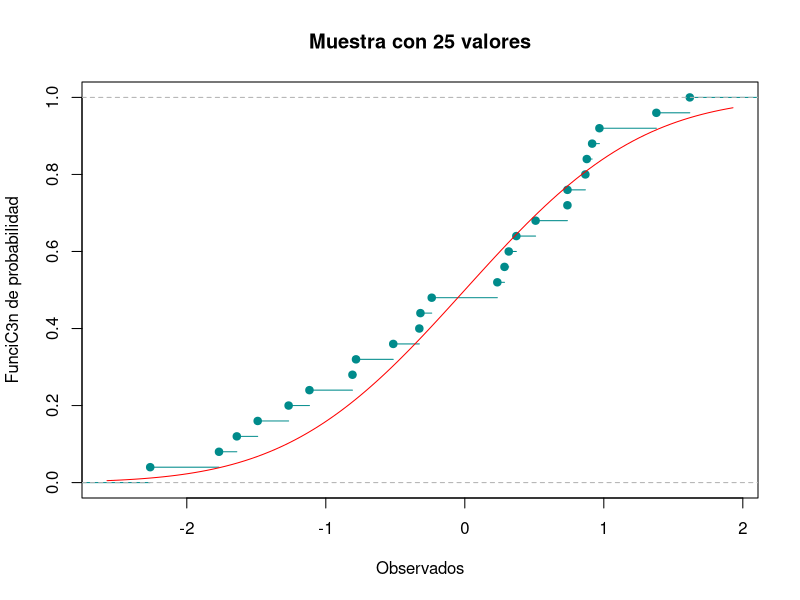
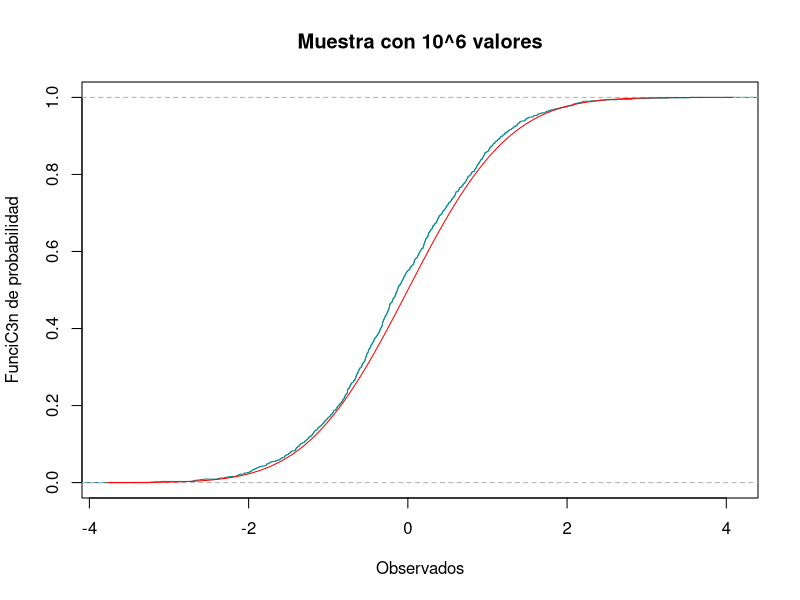
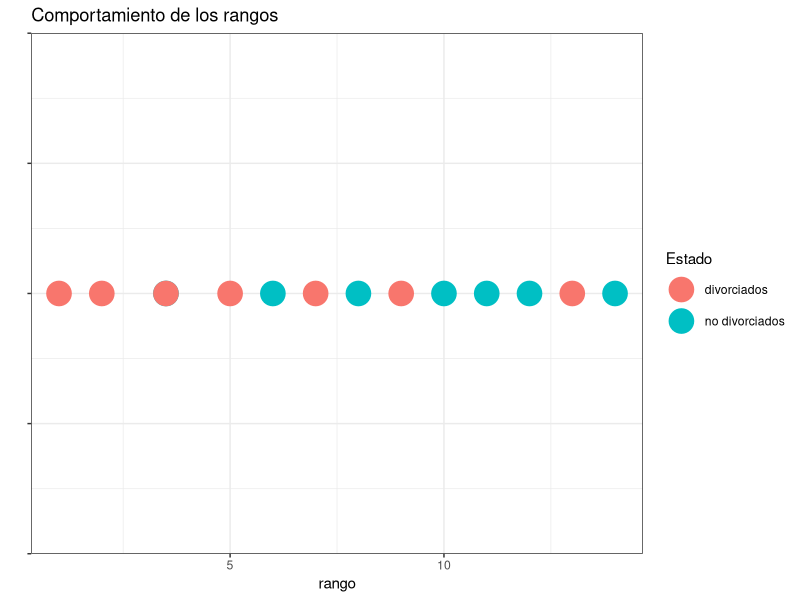
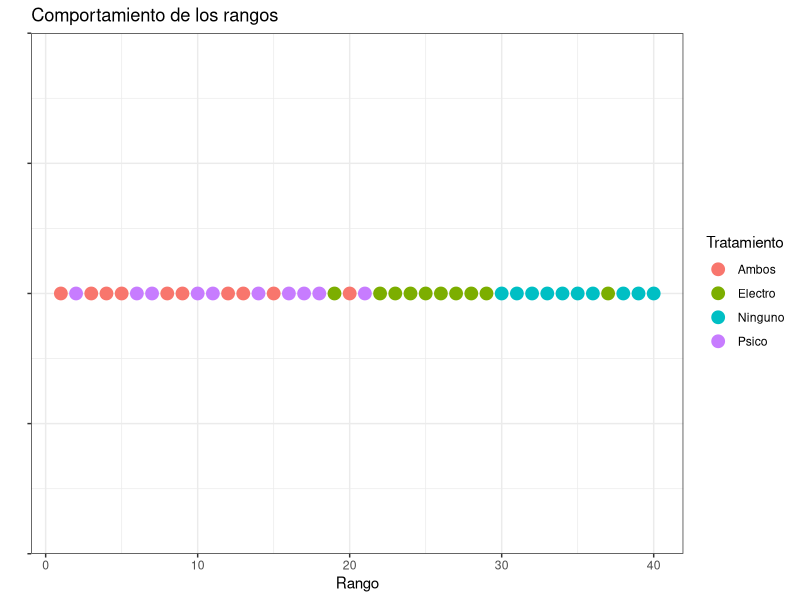
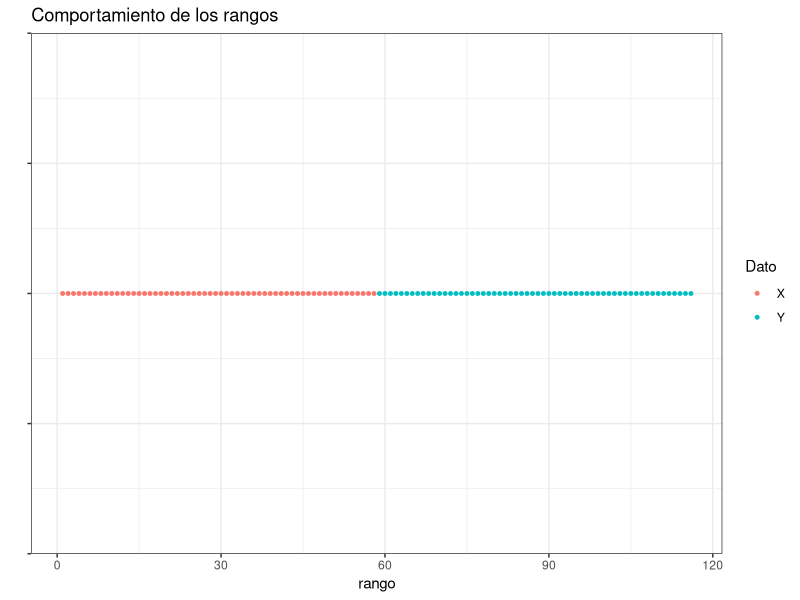

Source code (R) for these figures, in order:
## ---- chunk 1
knitr::opts_chunk$set(echo = TRUE)
 
## ---- chunk 2
library(nortest)
library(dplyr)
library(ggplot2)
## ---- chunk 3
Dirty_data=c(0.2513, 0.2566, 0.3459, 0.6379, 2.0505, 1.803, 2.1906,
             1.5299, 0.35005, 0.3128, 1.2726, 2.3674, 2.3214, 2.4373, 0.6548)
Data=sort(Dirty_data)
## ---- chunk 4
Data
## ---- chunk 5
S2<-function(x){
  mean_aux=mean(x)
  n_aux=length(x)
  s2=0
  for (i in x){
    s2=s2+(i-mean_aux)^2
  }
  s2=s2/(n_aux-1)
  return(s2)
}

## ---- chunk 6
mean_est=mean(Data)
S2_est=S2(Data)
n=length(Data)

## ---- chunk 7
mean_est
S2_est
n
## ---- chunk 8
f_emp=ecdf(Data)
f_n=f_emp(Data)
f_r=f_n-(1/n) 
## ---- chunk 9
Z=(Data-mean_est)/sqrt(S2_est)
## ---- chunk 10
Z
## ---- chunk 11
Probas=pnorm(Z)
## ---- chunk 12
Probas
## ---- chunk 13
Di_p=f_n  -Probas
Di_n= Probas - f_r
## ---- chunk 14
Visual=data.frame(Dirty_data,Data,Z,Probas,Di_p,Di_n)
## ---- chunk 15
Visual
## ---- chunk 16
D_p=max(Di_p)
D_n=max(Di_n)
## ---- chunk 17
D_p
D_n
## ---- chunk 18
Dn=max(D_p,D_n)
## ---- chunk 19
Dn
## ---- chunk 20
conf=0.90
alpha=1-conf
## ---- chunk 21
Est=0.2016
Rechazamos_H0=Dn>Est

## ---- chunk 22
Rechazamos_H0
## ---- chunk 23
p_value=lillie.test(Data)[[2]]

Rechazamos_p_value=p_value<alpha
## ---- chunk 24
p_value
Rechazamos_p_value
## ---- chunk 25
ProbasB=plnorm(Data) 
## ---- chunk 26
ProbasB
## ---- chunk 27
Di_pB=(f_n-ProbasB)
Di_nB=(ProbasB-f_r)

## ---- chunk 28
D_pB=max(Di_pB)
#Calculamos D-
D_nB=max(Di_nB)
## ---- chunk 29
DnB=max(D_pB,D_nB)
## ---- chunk 30
DnB
## ---- chunk 31
alphaB=0.01
confB=1-alpha
## ---- chunk 32
EstB=0.40420

Rechazamos_H0B=DnB>EstB

## ---- chunk 33
Rechazamos_H0B
## ---- chunk 34
p_valueB=ks.test(Data,plnorm,0,1)[[2]]

Rechazamos_p_valueB=p_valueB<alphaB
## ---- chunk 35
p_valueB
Rechazamos_p_valueB
## ---- chunk 36
intervalos <- c( "Menos de 1 semana","1<= x <2" , "2<= x <3","3<= x <4","4<= x <5","5<= x <6","6<= x <7","7<= x <8","MC!s de 8 semanas")
oi <- c(64,195,287,241,140,51,25,4,1)

tabla <- data.frame(oi,row.names = intervalos )
tabla

## ---- chunk 37
k=sum(oi)
print(k)
## ---- chunk 38
p=0.25
n=10
## ---- chunk 39
length(oi)

## ---- chunk 40
oi=c(64,195,287,241,140,51,25,4,1)
## ---- chunk 41
Probas_ejercicio4=list()
for (i in 0:8){
  if(i==8){
    Probas_ejercicio4[i+1]=pbinom(i-1,n,p,lower.tail = FALSE)
  }else{
    Probas_ejercicio4[i+1]=dbinom(i,n,p)
  }
}
Probas_ejercicio4=unlist(Probas_ejercicio4)
print(Probas_ejercicio4)

## ---- chunk 42
sum(Probas_ejercicio4)
## ---- chunk 43
ei= Probas_ejercicio4 * k 
print(ei)
## ---- chunk 44
Tabla_ji = data.frame("ci"=0:8, "oi"=oi,"pi"= Probas_ejercicio4,"ei"=ei)
print(Tabla_ji)
## ---- chunk 45
EstJi=0 
for (i in 1:9){
  EstJi=EstJi+(((oi[i]) - (ei[i]))^2)/(ei[i])
}
print(EstJi)
## ---- chunk 46
alpha_ejercicio4=0.01
conf_ejercicio4= 1- alpha_ejercicio4
## ---- chunk 47
v= length(Probas_ejercicio4) -1
print(v)
## ---- chunk 48
valor_critico=qchisq(conf_ejercicio4,df=v,lower.tail = TRUE)
## ---- chunk 49
Rechazamos_H0_p4=EstJi>valor_critico
print(Rechazamos_H0_p4)
## ---- chunk 50
p_value_p4=chisq.test(x=oi,p=Probas_ejercicio4)[[3]]
Rechazamos_p_value_p4=alpha_ejercicio4>p_value_p4
print(Rechazamos_p_value_p4)
## ---- chunk 51
set.seed(2019)
## ---- chunk 52
x_data=rnorm(25,mean=0,sd=1)
print(x_data)
## ---- chunk 53
f_empi=ecdf(x_data)
plot(f_empi, xlab="Observados", ylab="FunciC3n de probabilidad", 
     main="Muestra con 25 valores", col="darkcyan")
curve(pnorm(x), add=TRUE, col="red")
## ---- chunk 54
set.seed(2019)
## ---- chunk 55
x_dataM = rnorm(10^3)
## ---- chunk 56
f_empiM = ecdf(x_dataM)
## ---- chunk 57
plot(f_empiM, xlab="Observados", ylab="FunciC3n de probabilidad", 
     main="Muestra con 10^6 valores", col="darkcyan")
curve(pnorm(x), add=TRUE, col="red")
## ---- chunk 58
x_data_ord=sort(x_data)
f_empi_norm=f_empi(x_data_ord)
## ---- chunk 59
f_empi_des=f_empi_norm - (1/25)
## ---- chunk 60
probras_data = pnorm(x_data_ord)

## ---- chunk 61
D_data_norm = f_empi_norm - probras_data
D_data_max = max(D_data_norm)
print(D_data_max)
## ---- chunk 62
D_data_des = probras_data - f_empi_des
D_data_des_max = max(D_data_des)
print(D_data_des_max)
## ---- chunk 63
D_max= max(D_data_max,D_data_des_max)
print(D_max)
## ---- chunk 64
valores_25=data.frame(x_data,x_data_ord,probras_data,D_data_norm,D_data_des)
## ---- chunk 65
print(head(valores_25))
print(tail(valores_25))
## ---- chunk 66
x_dataM_ord = sort(x_dataM)
f_empi_M= f_empiM(x_dataM_ord)
## ---- chunk 67
f_empi_M_des = f_empi_M - (1/(10^3))
## ---- chunk 68
probas_dataM = pnorm(x_dataM_ord)
## ---- chunk 69
D_dataM_norm = f_empi_M - probas_dataM
D_dataM_norm_max = max(D_dataM_norm)
print(D_dataM_norm_max)
## ---- chunk 70
D_dataM_des = probas_dataM - f_empi_M_des
D_dataM_des_max = max(D_dataM_des)
print(D_data_des_max)

## ---- chunk 71
D_maxM = max(D_dataM_norm_max, D_data_des_max)
print(D_data_des_max)
## ---- chunk 72
valores_M=data.frame(x_dataM,x_dataM_ord,probas_dataM,D_dataM_norm,D_dataM_des)
## ---- chunk 73
print(head(valores_M))
print(tail(valores_M))
## ---- chunk 74
Microestado<-c(35,12)
Pais_pequenio<-c(31,15)
Pais_mediano<-c(28,18)
Pais_grande<-c(26,26)
## ---- chunk 75
Tabla_pais<-data.frame(Microestado,Pais_pequenio,Pais_mediano,Pais_grande,
                  row.names = c('Tasa<=2.7','Tasa>2.7'))
print(Tabla_pais)
## ---- chunk 76
alpha_pais=0.05
suma_renglones=rowSums(Tabla_pais)
suma_columnas=colSums(Tabla_pais)
n_pais=sum(suma_columnas)
aux=suma_renglones*suma_columnas
e1j=list()
e2j=list()
for (i in 1:2){
  for(j in 1:4){
    if (i==1){
      e1j[j]=(suma_columnas[j]*suma_renglones[i])/n_pais
    }else{
      e2j[j]=(suma_columnas[j]*suma_renglones[i])/n_pais
    }
  }
}
e1j=unlist(e1j)
e2j=unlist(e2j)
Est_pais<-0
Matriz<-data.matrix(Tabla_pais)
for (i in 1:2){
  for(j in 1:4){
    if (i==1){
      Est_pais=Est_pais+((Matriz[1,j]-e1j[j])^2)/e1j[j]
    }else{
      Est_pais=Est_pais+((Matriz[2,j]-e2j[j])^2)/e2j[j]
    }
  }
}
v=(4-1)*(2-1)
critico_pais1=qchisq(1-alpha_pais,df=v)
Rechazamos_H0_pais1=Est_pais>critico_pais1
 
print(Rechazamos_H0_pais1)


## ---- chunk 77
Contingencia=sqrt(Est_pais/(Est_pais+n_pais))
## ---- chunk 78
p_value_pais=pchisq(Est_pais,df=v,lower.tail = FALSE)
Rechazamos_H0_p_value_pais=p_value_pais<alpha_pais
print(p_value_pais)
print(Rechazamos_H0_p_value_pais)
## ---- chunk 79
esperados_completo=c(cbind(e1j,e2j))
probas_pais=esperados_completo/n_pais
vector_obs=as.vector(t(Tabla_pais))
v_chi=8-1
critico_chi=qchisq(1-alpha_pais,df=v_chi)
Rechazamos_H0_chi_pais=Est_pais>critico_chi
p_value_chi_pais=pchisq(Est_pais,df=v_chi,lower.tail = FALSE)
Rechazamos_H0_p_value_chi_pais=p_value_chi_pais<alpha_pais
p_value_pais2=chisq.test(x=vector_obs,p=probas_pais)

print(p_value_pais2)
print(Rechazamos_H0_p_value_chi_pais)

## ---- chunk 80
library(dplyr)
porcentaje=c(23,24,12,12,7,18,8,35,11)
hispanos=c(6.6,4.1,2.1,1.5,0.8,0.6,0.6,0.5,0.4)
## ---- chunk 81
paises<-data.frame(hispanos,porcentaje)
paises
## ---- chunk 82
paises$R_x = rank(paises$hispanos)
paises$R_y=rank(paises$porcentaje)
print(paises)
## ---- chunk 83
paises$diff_c = (paises$R_x - paises$R_y)^2 
estadistica= sum(paises$diff_c)
n_tamanio=length(paises$porcentaje)
## ---- chunk 84

rho_Spearman = 1 - (6 * estadistica ) / (n_tamanio*(n_tamanio^2 -1 ) )
print(rho_Spearman)
## ---- chunk 85
alpha_spear= 0.05
conf_spear = 1- alpha_spear 
## ---- chunk 86
Rechazamos_H0_spear=rho_Spearman>0.6
print(Rechazamos_H0_spear)
## ---- chunk 87
test_spear=cor.test(porcentaje, hispanos,method="spearman",alternative="greater")
p_value=test_spear$p.value
print(p_value)
## ---- chunk 88
test_ken=cor.test(hispanos, porcentaje,method="kendall",alternative="greater",exact = NULL)
print(test_ken$p.value)
## ---- chunk 89
library(ggplot2)
nodivorciados=c(80, 72, 99 ,82 ,62 ,50 ,85)
divorciados= c(60, 70, 88, 75, 42, 30, 50)
## ---- chunk 90
n_tamanio_muestra=length(nodivorciados)

## ---- chunk 91
datos_div = data.frame(Estado =rep(c("no divorciados", "divorciados"), 
                              each = n_tamanio_muestra),
                              Promedio= c(nodivorciados, divorciados))
print(datos_div)

## ---- chunk 92
datos_div$rango=rank(datos_div$Promedio)
print(datos_div)
## ---- chunk 93
suma_rango<-datos_div %>% group_by(Estado) %>% summarise(suma_rango = sum(rango))
rango_div<-suma_rango$suma_rango[1]
rango_nodiv<-suma_rango$suma_rango[2]
print(suma_rango)
## ---- chunk 94
ggplot(data = datos_div , aes(x = rango , y=0)) + 
  geom_point(aes(colour = Estado), size = 8) + 
  ggtitle("Comportamiento de los rangos")+ ylab("") + 
  xlab("rango") +theme_bw() + theme(axis.text.y = element_blank())

## ---- chunk 95
factor_us= n_tamanio_muestra*n_tamanio_muestra+(n_tamanio_muestra*(n_tamanio_muestra+1))/2

## ---- chunk 96
U_div=factor_us - rango_div
U_nd=factor_us - rango_nodiv
print(U_div)
print(U_nd)
## ---- chunk 97
U_est= min(U_div,U_nd)

## ---- chunk 98
mu_div = (n_tamanio_muestra^2)/2
sigma_div = (n_tamanio_muestra^2 / 12 )*(n_tamanio_muestra+n_tamanio_muestra+1)

## ---- chunk 99
alpha_div = 0.05
z_izq=qnorm(alpha_div/2,mean=mu_div,sd=sqrt(sigma_div))
z_der=qnorm(1-alpha_div/2,mean=mu_div,sd=sqrt(sigma_div))
print(z_izq)
print(z_der)
## ---- chunk 100
Rechazamos_H0_div=(U_est < z_izq || U_est > z_der)
print(Rechazamos_H0_div)
## ---- chunk 101
prueba_wilcox = wilcox.test(divorciados, nodivorciados, paired=FALSE)
print(prueba_wilcox$p.value)

## ---- chunk 102
tasa_muerte<-c(83,74,71,65,62,52,47,48,42,43,38)
anio<-c(1959,1960,1961,1962,1963,1964,1965,1966,1967,1968,1969) 
premios<-c(277,318,382,441,486,597,750,738,849,932,976)
Datos_tuber<-data.frame(anio,premios,tasa_muerte)
print(Datos_tuber)
## ---- chunk 103
Datos_tuber$R_x=rank(Datos_tuber$premios)
Datos_tuber$R_y=rank(Datos_tuber$tasa_muerte)
Datos_tuber$Dif_cuadrada=(Datos_tuber$R_x-Datos_tuber$R_y)^2
Est_tuber<-Datos_tuber %>% summarize(Estadistica_t=sum(Dif_cuadrada))
Est<-unlist(Est_tuber)
n_tuber=length(tasa_muerte)
print(Datos_tuber)

## ---- chunk 104
rho_tuber=(1-(6*Est_tuber)/(n_tuber*(n_tuber^2 -1)))
Rechazamos_H0_tuber=rho_tuber<0.536
print(Rechazamos_H0_tuber)

## ---- chunk 105
test_tuber = cor.test(tasa_muerte, premios,method="spearman",alternative="less")
p_value_tuber=test_tuber$p.value
print(p_value_tuber)

## ---- chunk 106
kendall_tuber=cor.test(premios,tasa_muerte,method="kendall",alternative="less",exact = NULL)
p_value_ken_tuber = kendall_tuber$p.value
print(p_value_ken_tuber)

## ---- chunk 107
Electro<-c(19,22,25,24,29,26,37,23,27,28)
Psico<-c(14,21,2,6,10,16,17,11,18,7)
Ambos<-c(12,1,5,8,4,13,9,15,3,20)
Ninguno<-c(38,39,40,30,31,32,33,36,34,35)

## ---- chunk 108
m_categorias=4
k_total=40
n_pacientes = 10

## ---- chunk 109

DataVisual_pacientes<-data.frame(Electro,Psico,Ambos,Ninguno)
Data_pacientes<- data.frame(Tratamiento =rep(c("Electro","Psico",'Ambos','Ninguno'), each = n_pacientes), Rango =c(Electro,Psico,Ambos,Ninguno))
print(DataVisual_pacientes)
print(Data_pacientes)

## ---- chunk 110
plot_pacientes=ggplot(data = Data_pacientes , aes(x = Rango , y=0)) + geom_point(aes(colour = Tratamiento), size = 4) + 
  ggtitle("Comportamiento de los rangos")+ ylab("") + xlab("Rango") +  theme_bw() +
  theme(axis.text.y = element_blank())
print(plot_pacientes)

## ---- chunk 111
Suma_rangos= Data_pacientes %>%
  group_by(Tratamiento) %>%
  summarize(suma_rangos=sum(Rango))
print(Suma_rangos)
## ---- chunk 112
Est_pacientes=(12/(k_total*(k_total+1)))*sum(unlist(lapply(Suma_rangos$suma_rangos,function(x){(x^2)/10})))-3*(k_total+1)
print(Est_pacientes)

## ---- chunk 113
alpha_pacientes =0.05
v=m_categorias-1
valor_critico_pacientes=qchisq(1-alpha_pacientes,df=v)
Rechazamos_H0_pacientes=Est>valor_critico_pacientes
print(Rechazamos_H0_pacientes)
## ---- chunk 114
Datos_R1<-read.csv('pregunta1.csv')
n_R1<-1000
Xi_R1<-unlist(Datos_R1$Xi)
Yi_R1<-unlist(Datos_R1$Yi)
sd_Xi_R1<-sqrt((sum((Xi_R1-mean(Xi_R1))^2))/(n_R1))
sd_Yi_R1<-sqrt((sum((Yi_R1-mean(Yi_R1))^2))/(n_R1))
cov_R1<-sum((Xi_R1-mean(Xi_R1))*(Yi_R1-mean(Yi_R1)))/(n_R1)
pearson_R1<-cov_R1/(sd_Xi_R1*sd_Yi_R1)

alpha_R1=0.05
Datos_R1$R_x_R1<-rank(Datos_R1$Xi)
Datos_R1$R_y_R1<-rank(Datos_R1$Yi)
Datos_R1$Dif_cuadrada_R1<-(Datos_R1$R_x_R1-Datos_R1$R_y_R1)^2
Est_R1<-Datos_R1 %>%
summarize(Estadistica=sum(Dif_cuadrada_R1))
Est_R1<-unlist(Est_R1)
n_R1=length(Yi_R1)
## ---- chunk 115
rho_se_R1<-1-(6*Est_R1)/(n_R1*(n_R1^2-1))
Rechazamos_H0se_R1<-rho_se_R1>0.6

test_R1<-cor.test(Yi_R1, Xi_R1,method="spearman",alternative="greater")
p_value_R1=test_R1$p.value

Rechazamos_H0se_p_value_R1=p_value_R1<alpha_R1
## ---- chunk 116
DatosK_R1<-(data.frame(Xi_R1,Yi_R1))
DatosK_R1<-DatosK_R1[order(Xi_R1,Yi_R1),]
ordenados_Yi_R1<-unlist(DatosK_R1$Yi_R1)
ordenados_Xi_R1<-unlist(DatosK_R1$Xi_R1)
concordantes_debajo_R1=list()
discordantes_debajo_R1=list()
for (i in 1:n_R1){
  counter_c=0
  counter_d=0
  for (j in i:n_R1){
    if (ordenados_Xi_R1[[i]]==ordenados_Xi_R1[[j]]){
      next
    }else{
      M=(ordenados_Yi_R1[[j]]-ordenados_Yi_R1[[i]])/(ordenados_Xi_R1[[j]]-ordenados_Xi_R1[[i]])
      if(M>0){
        counter_c=counter_c+1
      } else if(M<0){
        counter_d=counter_d+1
      }else if(M==0){
        counter_d=counter_d+0.5
        counter_c=counter_c+0.5
      }
    }
    concordantes_debajo_R1[i]=counter_c
    discordantes_debajo_R1[i]=counter_d
  }
}
concordantes_debajo_R1[n_R1]=0
discordantes_debajo_R1[n_R1]=0
concordantes_debajo_R1=unlist(concordantes_debajo_R1)
discordantes_debajo_R1=unlist(discordantes_debajo_R1)
N_c_R1=sum(concordantes_debajo_R1)
N_d_R1=sum(discordantes_debajo_R1)
DatosK_F_Visual_R1<-data.frame(ordenados_Xi_R1,ordenados_Yi_R1,concordantes_debajo_R1,
                            discordantes_debajo_R1)

T_Kendall_R1=N_c_R1-N_d_R1
## ---- chunk 117
tau_R1=T_Kendall_R1/((n_R1*(n_R1-1))/2)
tau2_R1=(N_c_R1-N_d_R1)/(N_c_R1+N_d_R1)
## ---- chunk 118
w_p_R1=qnorm(1-alpha_R1)*(sqrt((2*(2*n_R1+5)))/(3*sqrt(n_R1*(n_R1-1))))
Rechazamos_Kendall_tau_R1=tau_R1>w_p_R1
p_value_kendall_tau_R1=pnorm(tau_R1,sd=(sqrt((2*(2*n_R1+5)))/(3*sqrt(n_R1*(n_R1-1)))),
                          lower.tail = FALSE)
rechazamos_H0_kendall_p_value_R1=p_value_kendall_tau_R1<alpha_R1
p_value_kendall_tau2_R1=pnorm(tau2_R1,sd=(sqrt((2*(2*n_R1+5)))/(3*sqrt(n_R1*(n_R1-1)))),
                           lower.tail = FALSE)
rechazamos_H0_kendall_p_value2_R1=p_value_kendall_tau2_R1<alpha_R1
## ---- chunk 119
cor.test(Xi_R1, Yi_R1,method="kendall",alternative="greater",exact = NULL)

## ---- chunk 120
DAtosK_R2<-read.csv('pregunta2.csv')
alpha_R2=0.5
Xi_R2<-unlist(DAtosK_R2$Xi)
Yi_R2<-unlist(DAtosK_R2$Yi)
DAtosK_R2<-DAtosK_R2[order(Xi_R2,Yi_R2),]
ordenados_Yi_R2<-unlist(DAtosK_R2$Yi)
ordenados_Xi_R2<-unlist(DAtosK_R2$Xi)
concordantes_debajo_R2=list()
discordantes_debajo_R2=list()
n_R2=length(ordenados_Xi_R2)
empates_R2=list()
for (i in 1:n_R2){
  counter_c=0
  counter_d=0
  counter_e=0
  for (j in i:n_R2){
    if (ordenados_Xi_R2[[i]]==ordenados_Xi_R2[[j]]){
      next
    }else{
      M=(ordenados_Yi_R2[[j]]-ordenados_Yi_R2[[i]])/(ordenados_Xi_R2[[j]]-ordenados_Xi_R2[[i]])
      if(M>0){
        counter_c=counter_c+1
      } else if(M<0){
        counter_d=counter_d+1
      }else if(M==0){
        counter_d=counter_d+0.5
        counter_c=counter_c+0.5
        counter_e=counter_e+1
      }
    }
    concordantes_debajo_R2[i]=counter_c
    discordantes_debajo_R2[i]=counter_d
    empates_R2[i]=counter_e
  }
}
concordantes_debajo_R2[n_R2]=0
discordantes_debajo_R2[n_R2]=0
empates_R2[n_R2]=0
concordantes_debajo_R2=unlist(concordantes_debajo_R2)
discordantes_debajo_R2=unlist(discordantes_debajo_R2)
N_c_R2=sum(concordantes_debajo_R2)
N_d_R2=sum(discordantes_debajo_R2)
DatosK_F_Visual_R2<-data.frame(ordenados_Xi_R2,ordenados_Yi_R2,concordantes_debajo_R2,
                            discordantes_debajo_R2)
T_Kendall_R2=N_c_R2-N_d_R2
## ---- chunk 121
tau_R2=T_Kendall_R2/((n_R2*(n_R2-1))/2)
tau2_R2=(N_c_R2-N_d_R2)/(N_c_R2+N_d_R2)
## ---- chunk 122
w_p_R2=qnorm(1-alpha_R2)*(sqrt((2*(2*n_R2+5)))/(3*sqrt(n_R2*(n_R2-1))))
Rechazamos_Kendall_tau_R2=tau_R2>w_p_R2
p_value_kendall_tau_R2=pnorm(tau_R2,sd=(sqrt((2*(2*n_R2+5)))/(3*sqrt(n_R2*(n_R2-1)))),
                          lower.tail = FALSE)
rechazamos_H0_kendall_p_value_R2=p_value_kendall_tau_R2<alpha_R2
p_value_kendall_tau2_R2=pnorm(tau2_R2,sd=(sqrt((2*(2*n_R2+5)))/(3*sqrt(n_R2*(n_R2-1)))),
                           lower.tail = FALSE)
rechazamos_H0_kendall_p_value2_R2=p_value_kendall_tau2_R2<alpha_R2
## ---- chunk 123
cor.test(ordenados_Xi_R2, ordenados_Yi_R2,method="kendall",alternative="greater",exact = NULL)
## ---- chunk 124
library(ggplot2)
library(dplyr)

Data_In<-read.csv('pregunta3.csv')
alpha_R3=0.05
X_R3<-unlist(Data_In$X[!is.na(Data_In$X)])
Y_R3<-unlist(Data_In$Y)
n1_R3=length(X_R3)
n2_R3=length(Y_R3)
N_R3=n1_R3+n2_R3
Data_R3 = data.frame(Dato =c(rep("X",each = n1_R3),rep("Y",each = n2_R3)),
                  Valor= c(X_R3, Y_R3))
Data_R3$rango=rank(Data_R3$Valor)
print(Data_R3)
suma_rango_R3<-Data_R3 %>% group_by(Dato) %>% summarise(suma_rango_R3 = sum(rango))
## ---- chunk 125
ggplot(data = Data_R3 , aes(x = rango , y=0)) + 
  geom_point(aes(colour = Dato), size = 1) + 
  ggtitle("Comportamiento de los rangos")+ ylab("") + 
  xlab("rango") +theme_bw() + theme(axis.text.y = element_blank())
rango_X<-suma_rango_R3$suma_rango_R3[1]
rango_Y<-suma_rango_R3$suma_rango_R3[2]
U_div=n1_R3*n2_R3+(n1_R3*(n1_R3+1))/2-rango_X
U_nd=n1_R3*n2_R3+(n2_R3*(n2_R3+1))/2-rango_Y
U=min(U_div,U_nd)
mu_R3=(n1_R3*n2_R3)/2
var_R3=(n1_R3*n2_R3*(n1_R3+n2_R3+1))/12
z_izq=qnorm(alpha_R3/2,mean=mu_R3,sd=sqrt(var_R3))
z_der=qnorm(1-alpha_R3/2,mean=mu_R3,sd=sqrt(var_R3))
p_value_R3=2*min(pnorm(U,mean=mu_R3,sd=sqrt(var_R3)),pnorm(U,mean=mu_R3,sd=sqrt(var_R3),
                                                  lower.tail = FALSE))
Rechazamos_H0_R3=(U<z_izq|| U>z_der)
wilcox.test(X_R3, Y_R3, paired=FALSE)
## ---- chunk 126
Data<-read.csv('pregunta4.csv')
alpha=0.05
rangos<-list()
for (i in 1:10){
  rangos[[i]]=rank(Data[i,])
}
suma=list()
for (i in 1:7){
  counter=0
  for (j in 1:10){
    counter=counter+rangos[[j]][i]
  }
  suma[i]=counter
}
n=10
k=7
suma<-unlist(suma)
Est=((12*n)/(k*(k+1)))*sum((suma/n-(k+1)/2)^2)
valor_critico=qchisq(1-alpha,df=k-1)
p_value=pchisq(Est,df=k-1,lower.tail = FALSE)
Rechazamos_H0=Est>valor_critico
Rechazamos_H0_p_value=p_value<alpha
friedman.test(data.matrix(Data))
## ---- chunk 127
Data_In<-read.csv('pregunta5.csv')
alpha=0.05
Datos<-unlist(Data_In$Muestra)
X1<-Datos[1:100]
X2<-Datos[101:200]
X3<-Datos[201:300]
N=length(unlist(Data_In$Muestra))
ci=c(length(X1),length(X2),length(X3))
r=length(ci)
Data<-data.frame(X1,X2,X3)
Suma=colSums(Data)
Suma_cuadrada=colSums(Data^2)
SCi=Suma_cuadrada-(Suma^2)/ci
Si2=SCi/(ci-1)
SP2=sum(SCi)/(N-r)
Est=((N-r)*log(SP2)-sum((ci-1)*log(Si2)))/(1+(1/(3*(r-1)))*(sum((1/(ci-1)))-1/(N-r)))
valor_critico=qchisq(1-alpha,df=r-1)
p_value=pchisq(Est,df=r-1,lower.tail = FALSE)
Rechazamos_H0=Est>valor_critico
Rechazamos_H0_p_value=p_value<alpha
bartlett.test(Data)
## ---- chunk 128
Data_In<-read.csv('pregunta5.csv')
alpha=0.05
Datos<-unlist(Data_In$Muestra)
X1<-Datos[1:75]
X2<-Datos[76:150]
X3<-Datos[151:225]
X4<-Datos[226:300]
N=length(unlist(Data_In$Muestra))
ci=c(length(X1),length(X2),length(X3),length(X4))
r=length(ci)
Data<-data.frame(X1,X2,X3,X4)
Suma=colSums(Data)
Suma_cuadrada=colSums(Data^2)
SCi=Suma_cuadrada-(Suma^2)/ci
Si2=SCi/(ci-1)
SP2=sum(SCi)/(N-r)
Est_2=((N-r)*log(SP2)-sum((ci-1)*log(Si2)))/(1+(1/(3*(r-1)))*(sum((1/(ci-1)))-1/(N-r)))
valor_critico_2=qchisq(1-alpha,df=r-1)
p_value_2=pchisq(Est_2,df=r-1,lower.tail = FALSE)
Rechazamos_H0_2=Est_2>valor_critico_2
Rechazamos_H0_p_value_2=p_value_2<alpha
bartlett.test(Data)
## ---- chunk 129
Data_In<-read.csv('pregunta5.csv')
alpha=0.05
Datos<-unlist(Data_In$Muestra)
X1<-Datos[1:49]
X2<-Datos[50:131]
X3<-Datos[132:234]
X4<-Datos[235:300]
N=length(unlist(Data_In$Muestra))
ci=c(length(X1),length(X2),length(X3),length(X4))
r=length(ci)
Data<-list(X1,X2,X3,X4)
Suma=c(sum(X1),sum(X2),sum(X3),sum(X4))
Suma_cuadrada=c(sum(X1^2),sum(X2^2),sum(X3^2),sum(X4^2))
SCi=Suma_cuadrada-(Suma^2)/ci
Si2=SCi/(ci-1)
SP2=sum(SCi)/(N-r)
Est_3=((N-r)*log(SP2)-sum((ci-1)*log(Si2)))/(1+(1/(3*(r-1)))*(sum((1/(ci-1)))-1/(N-r)))
valor_critico_3=qchisq(1-alpha,df=r-1)
p_value_3=pchisq(Est_3,df=r-1,lower.tail = FALSE)
Rechazamos_H0_3=Est_3>valor_critico_3
Rechazamos_H0_p_value_3=p_value_3<alpha
bartlett.test(Data)
